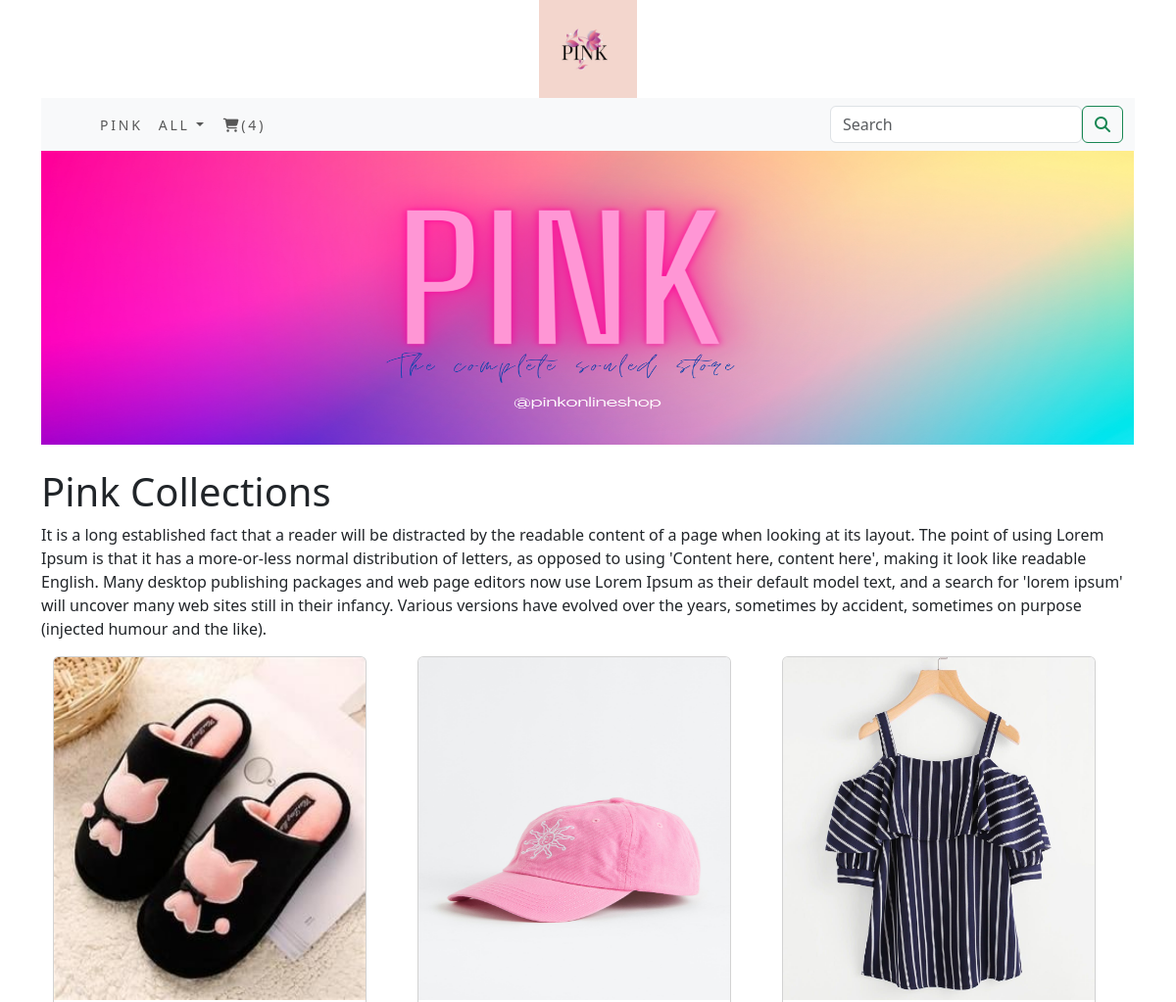
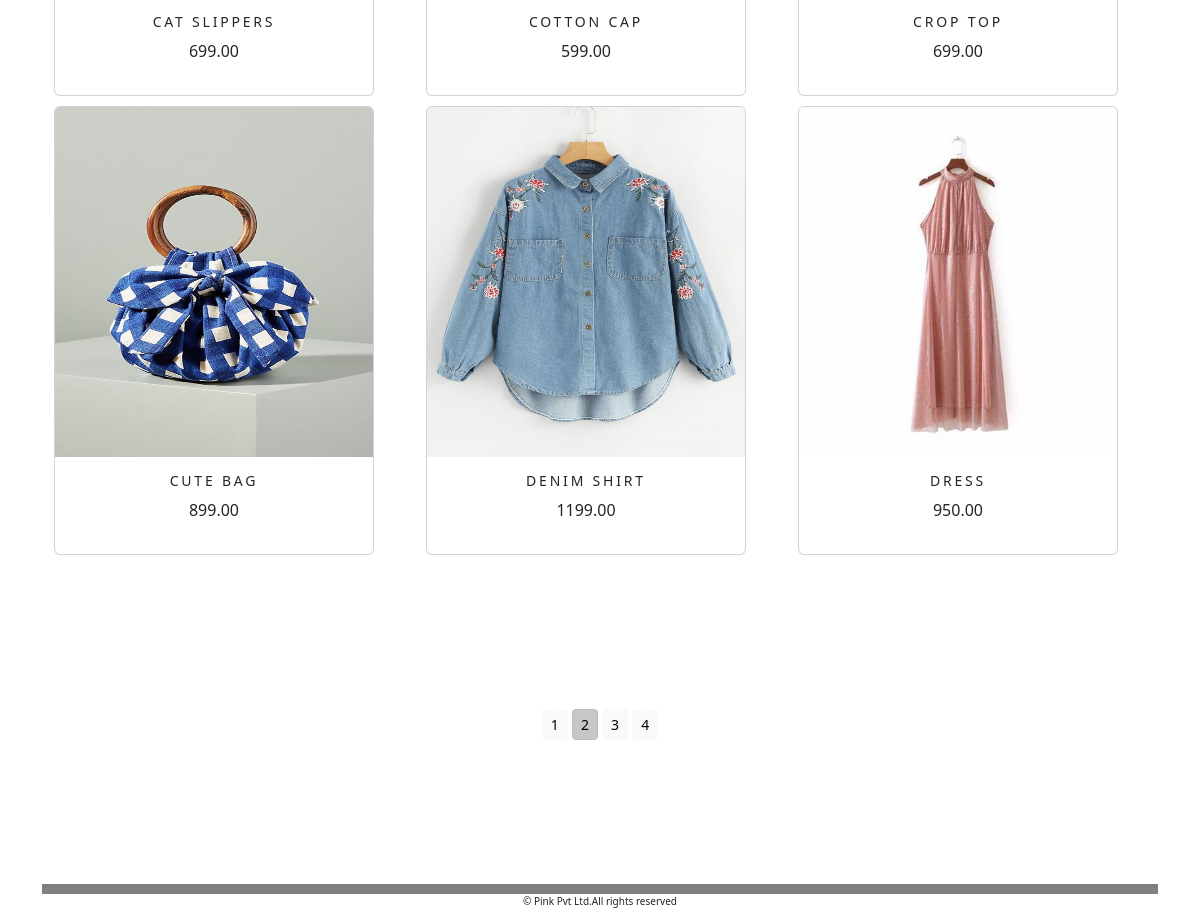
/ecomapp/?page=2, run on the app's committed database (2 pictures, top to bottom).
### ecomapp/models.py (models this page shows, shortened)
class Product(models.Model):
    name=models.CharField(max_length=250,unique=True)
    slug=models.SlugField(max_length=250,unique=True)
    description=models.TextField(blank=True)
    price=models.DecimalField(max_digits=10,decimal_places=2)
    category=models.ForeignKey(Category,on_delete=models.CASCADE)
    image=models.ImageField(upload_to='product',blank=True)
    stock=models.IntegerField()
    available=models.BooleanField(default=True)
    created=models.DateTimeField(auto_now_add=True)
    modified=models.DateTimeField(auto_now_add=True)
    class Meta:
        ordering=('name',)
        verbose_name='product'
        verbose_name_plural='products'
    def get_url(self):
        return reverse('ecomapp:prodCatDetail', args=[self.category.slug,self.slug])

### ecomapp/views.py (the view)
# urls.py: path('',views.AllProdCat,name='AllProdCat'),
def AllProdCat(request,c_slug=None):
    c_page=None
    product_list=None
    if c_slug!=None:
        c_page=get_object_or_404(Category,slug=c_slug)
        product_list=Product.objects.all().filter(category=c_page,available=True)
    else:
        product_list=Product.objects.all().filter(available=True)
    paginator=Paginator(product_list,6)
    try:
        page=int(request.GET.get('page','1'))
    except:
        page=1
    try:
        products=paginator.page(page)
    except (EmptyPage,InvalidPage):
        products=paginator.page(paginator.num_pages)
    return render(request,"category.html",{'category':c_page,'products':products})

### cart/context_processors.py (called while the page is built)
def counter(request):
    item_count=0;
    if 'admin' in request.path:
        return {}
    else:
        try:
            cart=Cart.objects.filter(cart_id=_cart_id(request))
            cart_items=CartItem.objects.all().filter(cart=cart[:1])
            for cart_item in cart_items:
                item_count += cart_item.qty
        except Cart.DoesNotExist:
            item_count = 0
        return dict(item_count=item_count)

### cart/views.py (called while the page is built)
def _cart_id(request):
    cart=request.session.session_key
    if not cart:
        cart=request.session.create()
    return Cart

### ecomapp/context_processors.py (called while the page is built)
def menu_links(request):
    links=Category.objects.all()
    return dict(links=links)

### ecomapp/models.py (called while the page is built)
    def get_url(self):
        return reverse('ecomapp:products_by_category',args=[self.slug])

### templates/category.html (shortened to what this page needs)
{% extends 'base.html' %}
{% load static %}
{% block content %}
    <div>
        {% if category %}
            <img src="{{category.image.url}}" alt="{{category.name}}" width="250px;" height="250px;">
    </div>
    <br>
    <div>
        <h1>{{category.name}}</h1>
        <p>{{category.description}}</p>
    </div>
        {% else %}
          <div>
                    <img src="{% static 'img/banner.png' %}" alt="All Collections" width="1115px;" height="300px;">
            </div>
            <br>
            <div>
                <h1>Pink Collections</h1>
                <p>
                    It is a long established fact that a reader will be distracted by the readable content of a page
                    when looking at its layout. The point of using Lorem Ipsum is that it has a more-or-less normal
                    distribution of letters, as opposed to using 'Content here, content here', making it look like
                    readable English.
                    Many desktop publishing packages and web page editors now use Lorem Ipsum as their default model text,
                    and a search for 'lorem ipsum' will uncover many web sites still in their infancy. Various versions
                    have evolved over the years, sometimes by accident, sometimes on purpose (injected humour and the like).
                </p>
            </div>
        {% endif %}
        <div class="container">
            <div class="row mx_auto">
                {% for product in products.object_list %}
                <div class="my_bottom_margin col-9 col-sm-12 col-md-4 xol-lg-4">
                    <div class="card text-center" style="width: 20rem;">
                        <a href="{{product.get_url}}"><img class="card-img-top my_image" src="{{product.image.url}}" alt="{{product.name}}" width="250px;" height="350px;"></a>
                        <div class="card-body">
                            <h4>{{product.name}}</h4>
                            <p>{{product.price}}</p>
                        </div>
                    </div>
                </div>
                {% endfor %}
            </div>
            <div class="mx-auto">
                {% if products.paginator.num_pages > 1 %}
               <br>
                <div class="my_paginator">
                    <div class="text-center">
                        {% for pg in products.paginator.page_range %}
                            <a href="?page={{pg}}" class="btn btn-light btn-sm {% if products.number == pg %} active {% endif %}">{{pg}}</a>
                        {% endfor %}
                    </div>
                {% endif %}
                </div>
                <br>
            </div>
        </div>
{% endblock %}

### static/css/custom.css (style rules this page uses)
body { font-family: 'Poppins', sans-serif; }
.my_bottom_margin { margin-bottom : 10px; }
.card-body h4 { font-size : 14px; text-transform : uppercase; letter-spacing : .2em; }
.my_paginator { padding : 120px; }

### data on the page
Product: image (picture), name "CAT SLIPPERS", price "699.00"
Product: image (picture), name "COTTON CAP", price "599.00"
Product: image (picture), name "CROP TOP", price "699.00"
Product: image (picture), name "CUTE BAG", price "899.00"
Product: image (picture), name "DENIM SHIRT", price "1199.00"
Product: image (picture), name "DRESS", price "950.00"

### other printed values
{{ item_count }} "4"
{{ pg }} "1" "2" "3" "4"
